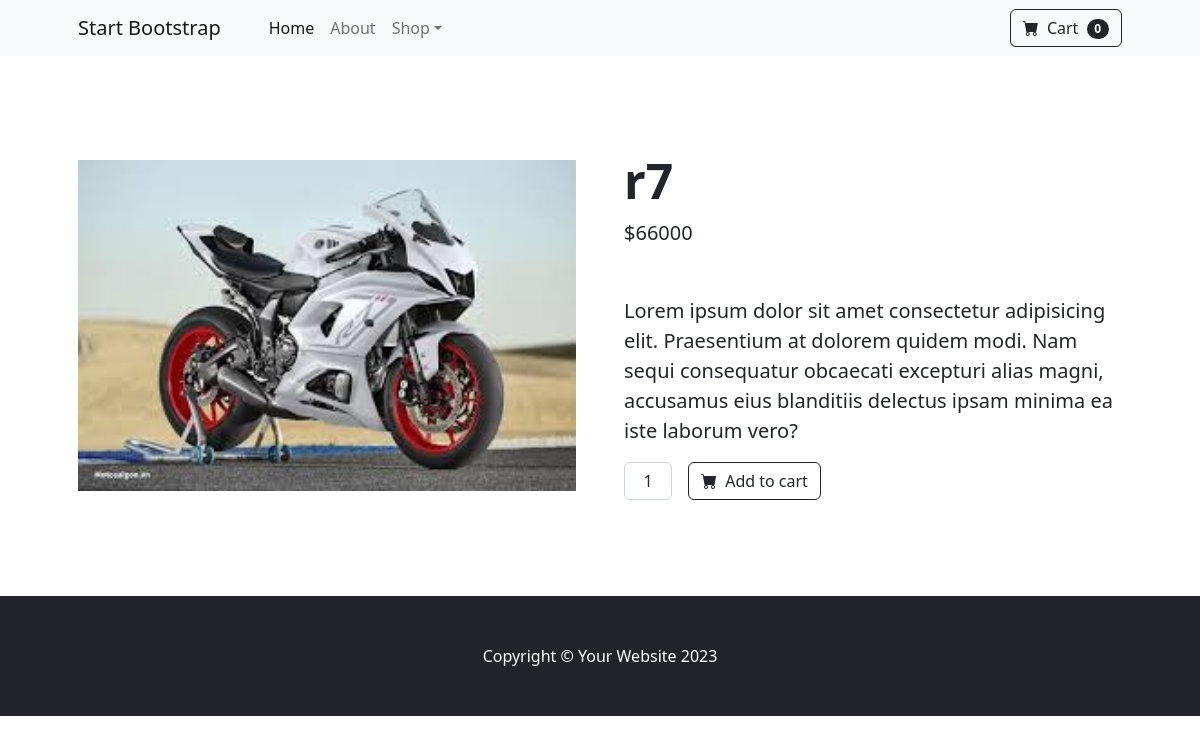
/item.php?page_layout=1, run on the app's committed database.
### tables this page shows
CREATE TABLE `products` (
  `id` int(11) NOT NULL,
  `name` varchar(50) NOT NULL,
  `price` int(10) NOT NULL,
  `description` varchar(250) NOT NULL,
  `image` char(50) NOT NULL,
  `category_id` int(11) NOT NULL
);

### item.php (the view, shortened to what this page needs)
  <?php
  include "connect/db.php";
  if(isset($_GET['page_layout'])){
    $id = $_GET['page_layout'];
  }
  else{
    $id = '';
  }
  $sql_chitiet = mysqli_query($connect, "SELECT * FROM products where id = '$id'");
  ?>
<!DOCTYPE html>
<html lang="en">
    <head>
        <link href="https://cdn.jsdelivr.net/npm/bootstrap-icons@1.5.0/font/bootstrap-icons.css" rel="stylesheet" />
        <link href="css/styles.css" rel="stylesheet" />
    </head>
    <body>
        <nav class="navbar navbar-expand-lg navbar-light bg-light">
            <div class="container px-4 px-lg-5">
                <a class="navbar-brand" href="#!">Start Bootstrap</a>
                <div class="collapse navbar-collapse" id="navbarSupportedContent">
                    <ul class="navbar-nav me-auto mb-2 mb-lg-0 ms-lg-4">
                        <li class="nav-item"><a class="nav-link active" aria-current="page" href="index.php">Home</a></li>
                        <li class="nav-item"><a class="nav-link" href="#!">About</a></li>
                        <li class="nav-item dropdown">
                            <a class="nav-link dropdown-toggle" id="navbarDropdown" href="#" role="button" data-bs-toggle="dropdown" aria-expanded="false">Shop</a>
                        </li>
                    </ul>
                    <form class="d-flex">
                        <button class="btn btn-outline-dark" type="submit">
                            <i class="bi-cart-fill me-1"></i>
                            Cart
                            <span class="badge bg-dark text-white ms-1 rounded-pill">0</span>
                        </button>
                    </form>
                </div>
            </div>
        </nav>
        <?php while($row_chitiet = mysqli_fetch_array($sql_chitiet)){?>
        <section class="py-5">
            <div class="container px-4 px-lg-5 my-5">
                <div class="row gx-4 gx-lg-5 align-items-center">
                    <div class="col-md-6"><img class="card-img-top mb-5 mb-md-0" src="public/image/<?php echo $row_chitiet['image']?>" alt="..." /></div>
                    <div class="col-md-6">
                        <h1 class="display-5 fw-bolder"><?php echo $row_chitiet['name']?></h1>
                        <div class="fs-5 mb-5">
                        <span>$<?php echo $row_chitiet['price']?></span>
                        </div>
                        <p class="lead">Lorem ipsum dolor sit amet consectetur adipisicing elit. Praesentium at dolorem quidem modi. Nam sequi consequatur obcaecati excepturi alias magni, accusamus eius blanditiis delectus ipsam minima ea iste laborum vero?</p>
                        <div class="d-flex">
                            <input class="form-control text-center me-3" id="inputQuantity" type="num" value="1" style="max-width: 3rem" />
                            <button class="btn btn-outline-dark flex-shrink-0" type="button">
                                <i class="bi-cart-fill me-1"></i>
                                Add to cart
                            </button>
                        </div>
                    </div>
                </div>
            </div>
        </section>
        <?php }?>
        <footer class="py-5 bg-dark">
            <div class="container"><p class="m-0 text-center text-white">Copyright &copy; Your Website 2023</p></div>
        </footer>
    </body>
</html>

### data on the page
products: image (picture), name "r7", price "66000"
